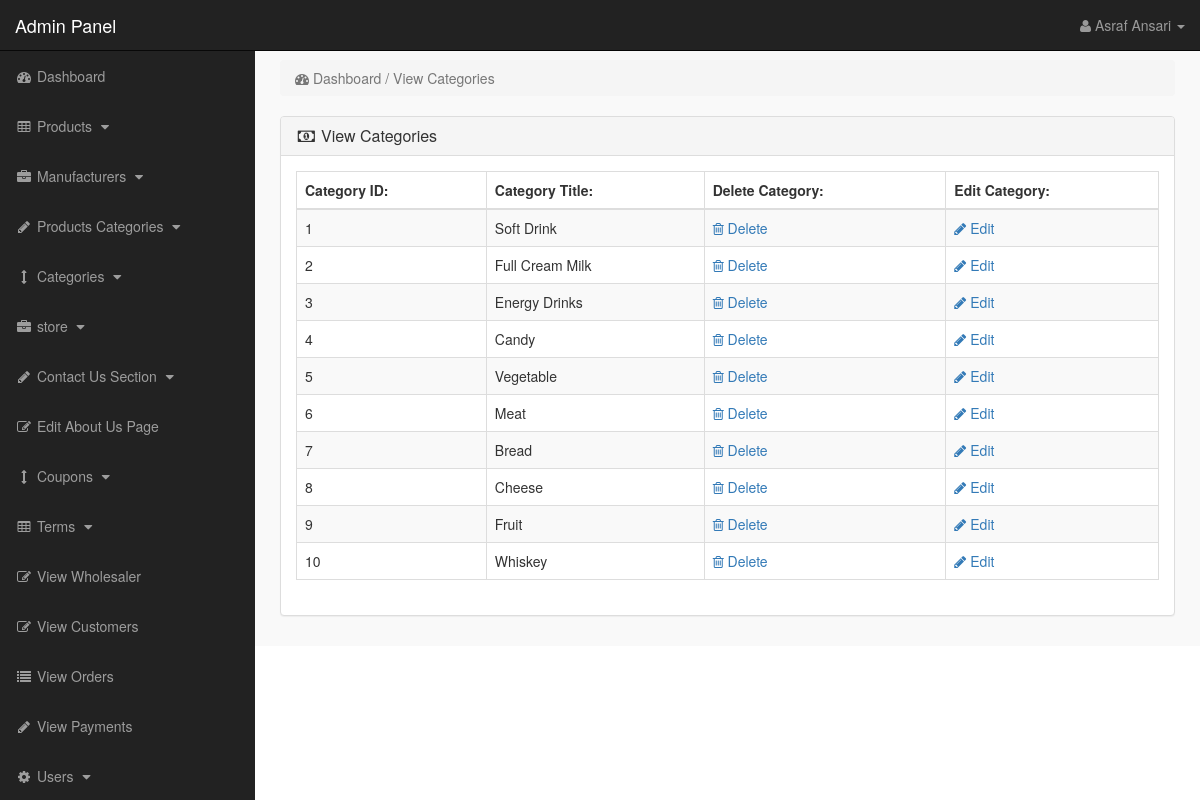
The page /admin_area/index.php?view_cats (signed in) on the database its author committed.
### tables this page shows
CREATE TABLE `categories` (
  `cat_id` int(10) NOT NULL,
  `cat_title` text NOT NULL,
  `cat_top` text NOT NULL,
  `cat_image` text NOT NULL,
  `p_cat_id` int(11) DEFAULT NULL
);

### admin_area/view_cats.php (the view)
<?php
if(!isset($_SESSION['admin_email'])){
echo "<script>window.open('login.php','_self')</script>";
}
else {
?>
<div class="row" >
<div class="col-lg-12" >
<ol class="breadcrumb" >
<li class="active" >
<i class="fa fa-dashboard" ></i> Dashboard / View Categories
</li>
</ol>
</div>
</div>
<div class="row" >
<div class="col-lg-12" >
<div class="panel panel-default" >
<div class="panel-heading" >
<h3 class="panel-title" >
<i class="fa fa-money fa-fw"></i> View Categories
</h3>
</div>
<div class="panel-body" >
<div class="table-responsive" >
<table class="table table-bordered table-hover table-striped" >
<thead>
<tr>
<th>Category ID:</th>
<th>Category Title:</th>
<th>Delete Category:</th>
<th>Edit Category:</th>
</tr>
</thead>
<tbody>
<?php
$i=0;
$get_cats = "select * from categories";
$run_cats = mysqli_query($con,$get_cats);
while($row_cats = mysqli_fetch_array($run_cats)){
$cat_id = $row_cats['cat_id'];
$cat_title = $row_cats['cat_title'];
$i++;
?>
<tr>
<td><?php echo $i; ?></td>
<td><?php echo $cat_title; ?></td>
<td>
<a href="index.php?delete_cat=<?php echo $cat_id; ?>" >
<i class="fa fa-trash-o" ></i> Delete
</a>
</td>
<td>
<a href="index.php?edit_cat=<?php echo $cat_id; ?>" >
<i class="fa fa-pencil" ></i> Edit
</a>
</td>
</tr>
<?php } ?>
</tbody>
</table>
</div>
</div>
</div>
</div>
</div>
<?php } ?>

### admin_area/includes/sidebar.php (shortened to what this page needs)
<?php
if (!isset($_SESSION['admin_email'])) {
    echo "<script>window.open('login.php','_self')</script>";
} else {
?>
    <nav class="navbar navbar-inverse navbar-fixed-top">
        <div class="navbar-header">
            <a class="navbar-brand" href="index.php?dashboard">Admin Panel</a>
        </div>
        <ul class="nav navbar-right top-nav">
            <li class="dropdown">
                <a href="#" class="dropdown-toggle" data-toggle="dropdown">
                    <i class="fa fa-user"></i>
                    <?php echo $admin_name; ?> <b class="caret"></b>
                </a>
            </li>
        </ul>
        <div class="collapse navbar-collapse navbar-ex1-collapse">
            <ul class="nav navbar-nav side-nav">
                <li>
                    <a href="index.php?dashboard">
                        <i class="fa fa-fw fa-dashboard"></i> Dashboard
                    </a>
                </li>
                <li>
                    <a href="#" data-toggle="collapse" data-target="#products">
                        <i class="fa fa-fw fa-table"></i> Products
                        <i class="fa fa-fw fa-caret-down"></i>
                    </a>
                </li>
                <li>
                    <a href="#" data-toggle="collapse" data-target="#manufacturers">
                        <i class="fa fa-fw fa-briefcase"></i> Manufacturers
                        <i class="fa fa-fw fa-caret-down"></i>
                    </a>
                </li>
                <li>
                    <a href="#" data-toggle="collapse" data-target="#p_cat">
                        <i class="fa fa-fw fa-pencil"></i> Products Categories
                        <i class="fa fa-fw fa-caret-down"></i>
                    </a>
                </li>
                <li>
                    <a href="#" data-toggle="collapse" data-target="#cat">
                        <i class="fa fa-fw fa-arrows-v"></i> Categories
                        <i class="fa fa-fw fa-caret-down"></i>
                    </a>
                </li>
                <li>
                    <a href="#" data-toggle="collapse" data-target="#store">
                        <i class="fa fa-fw fa-briefcase"></i> store
                        <i class="fa fa-fw fa-caret-down"></i>
                    </a>
                </li>
                <li>
                    <a href="#" data-toggle="collapse" data-target="#contact_us">
                        <i class="fa fa-fw fa-pencil"> </i> Contact Us Section
                        <i class="fa fa-fw fa-caret-down"></i>
                    </a>
                </li>
                <li>
                    <a href="index.php?edit_about_us">
                        <i class="fa fa-fw fa-edit"></i> Edit About Us Page
                    </a>
                </li>
                <li>
                    <a href="#" data-toggle="collapse" data-target="#coupons">
                        <i class="fa fa-fw fa-arrows-v"></i> Coupons
                        <i class="fa fa-fw fa-caret-down"></i>
                    </a>
                </li>
                <li>
                    <a href="#" data-toggle="collapse" data-target="#terms">
                        <i class="fa fa-fw fa-table"></i> Terms
                        <i class="fa fa-fw fa-caret-down"></i>
                    </a>
                </li>
                <li>
                    <a href="index.php?view_wholesaler">
                        <i class="fa fa-fw fa-edit"></i> View Wholesaler
                    </a>
                </li>
                <li>
                    <a href="index.php?view_customers">
                        <i class="fa fa-fw fa-edit"></i> View Customers
                    </a>
                </li>
                <li>
                    <a href="index.php?view_orders">
                        <i class="fa fa-fw fa-list"></i> View Orders
                    </a>
                </li>
                <li>
                    <a href="index.php?view_payments">
                        <i class="fa fa-fw fa-pencil"></i> View Payments
                    </a>
                </li>
                <li>
                    <a href="#" data-toggle="collapse" data-target="#users">
                        <i class="fa fa-fw fa-gear"></i> Users
                        <i class="fa fa-fw fa-caret-down"></i>
                    </a>
                </li>
            </ul>
        </div>
    </nav>
<?php } ?>

### admin_area/css/style.css (style rules this page uses)
body { margin-top:100px; }
@media (min-width: 768px) { body { margin-top:50px; } }
.top-nav { padding:0 15px; }
.top-nav>li { display:inline-block; float:left; }
.top-nav>li>a { padding-top:15px; padding-bottom:15px; line-height:20px; color:#999; }
@media (min-width: 768px) { .side-nav { position:fixed; top:51px; width:255px; border-radius:0; overflow-y:auto; background-color: #222; bottom:0; overflow-x:hidden; padding-bottom:40px; } }
@media (min-width: 768px) { .side-nav>li>a { width:255px; } }
.panel-body { border-radius:5px; }

### rows shown on the page
categories: cat_title "Soft Drink"
categories: cat_title "Full Cream Milk"
categories: cat_title "Energy Drinks"
categories: cat_title "Candy"
categories: cat_title "Vegetable"
categories: cat_title "Meat"
categories: cat_title "Bread"
categories: cat_title "Cheese"
categories: cat_title "Fruit"
categories: cat_title "Whiskey"

### other values the page prints
$admin_name "Asraf Ansari"
